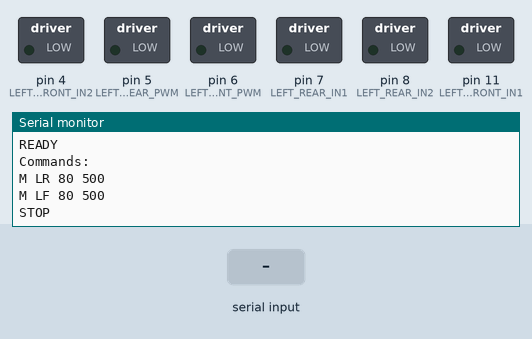
Simulated run of this sketch. Board: Arduino Uno, built with avr-gcc and run on an emulated ATmega328P. Shown: switched loads named in the sketch (green lamp = pin HIGH), the last lines printed to the serial monitor. Inputs (shaded band) come from the test bench.

Above: at 1.2 s.
1.3 s: "STOP 1\n" received over Serial
At 1.7 s:
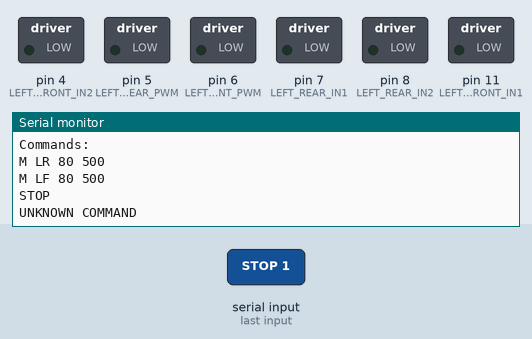
2.8 s: "STOP\n" received over Serial
At 4.0 s:
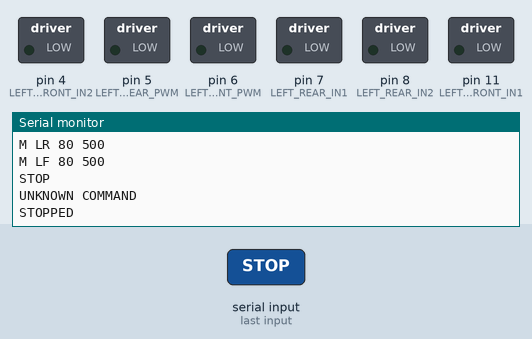
4.3 s: "M 90\n" received over Serial
At 5.2 s:
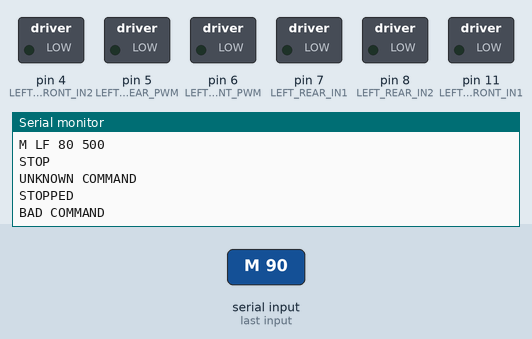

The sketch:

left_motor_diagnostic.ino
```cpp
// left_motor_diagnostic.ino
// Test only TB6612 #1 left motors.
//
// SAFETY:
// - Lift the wheels before testing.
// - Do not test on the floor.
// - Start with low PWM.
// - Send STOP if anything behaves unexpectedly.

const int LEFT_REAR_PWM = 5;   // TB6612 #1 PWMA
const int LEFT_REAR_IN1 = 7;   // TB6612 #1 AIN1
const int LEFT_REAR_IN2 = 8;   // TB6612 #1 AIN2

const int LEFT_FRONT_PWM = 6;  // TB6612 #1 PWMB
const int LEFT_FRONT_IN1 = 11; // TB6612 #1 BIN1
const int LEFT_FRONT_IN2 = 4;  // TB6612 #1 BIN2

const int MAX_PWM = 120;

unsigned long lastCmdTime = 0;
const unsigned long CMD_TIMEOUT_MS = 1000;

void setup() {
  Serial.begin(115200);

  pinMode(LEFT_REAR_PWM, OUTPUT);
  pinMode(LEFT_REAR_IN1, OUTPUT);
  pinMode(LEFT_REAR_IN2, OUTPUT);

  pinMode(LEFT_FRONT_PWM, OUTPUT);
  pinMode(LEFT_FRONT_IN1, OUTPUT);
  pinMode(LEFT_FRONT_IN2, OUTPUT);

  stopAllMotors();

  Serial.println("READY");
  Serial.println("Commands:");
  Serial.println("M LR 80 500");
  Serial.println("M LF 80 500");
  Serial.println("STOP");

  lastCmdTime = millis();
}

void loop() {
  if (Serial.available()) {
    String line = Serial.readStringUntil('\n');
    line.trim();

    if (line.length() > 0) {
      handleCommand(line);
      lastCmdTime = millis();
    }
  }

  if (millis() - lastCmdTime > CMD_TIMEOUT_MS) {
    stopAllMotors();
  }
}

void handleCommand(String line) {
  if (line == "STOP") {
    stopAllMotors();
    Serial.println("STOPPED");
    return;
  }

  if (!line.startsWith("M ")) {
    Serial.println("UNKNOWN COMMAND");
    return;
  }

  int s1 = line.indexOf(' ');
  int s2 = line.indexOf(' ', s1 + 1);
  int s3 = line.indexOf(' ', s2 + 1);

  if (s1 < 0 || s2 < 0 || s3 < 0) {
    Serial.println("BAD COMMAND");
    return;
  }

  String wheel = line.substring(s1 + 1, s2);
  int pwm = line.substring(s2 + 1, s3).toInt();
  int durationMs = line.substring(s3 + 1).toInt();

  pwm = constrain(pwm, -MAX_PWM, MAX_PWM);
  durationMs = constrain(durationMs, 0, 2000);

  Serial.print("RUN ");
  Serial.print(wheel);
  Serial.print(" pwm=");
  Serial.print(pwm);
  Serial.print(" duration=");
  Serial.println(durationMs);

  if (wheel == "LR") {
    setMotor(LEFT_REAR_PWM, LEFT_REAR_IN1, LEFT_REAR_IN2, pwm);
  } else if (wheel == "LF") {
    setMotor(LEFT_FRONT_PWM, LEFT_FRONT_IN1, LEFT_FRONT_IN2, pwm);
  } else {
    Serial.println("UNKNOWN WHEEL");
    return;
  }

  delay(durationMs);
  stopAllMotors();
  Serial.println("STOPPED");
}

void setMotor(int pwmPin, int in1, int in2, int pwmValue) {
  pwmValue = constrain(pwmValue, -MAX_PWM, MAX_PWM);

  if (pwmValue > 0) {
    digitalWrite(in1, HIGH);
    digitalWrite(in2, LOW);
    analogWrite(pwmPin, pwmValue);
  } else if (pwmValue < 0) {
    digitalWrite(in1, LOW);
    digitalWrite(in2, HIGH);
    analogWrite(pwmPin, -pwmValue);
  } else {
    digitalWrite(in1, LOW);
    digitalWrite(in2, LOW);
    analogWrite(pwmPin, 0);
  }
}

void stopAllMotors() {
  setMotor(LEFT_REAR_PWM, LEFT_REAR_IN1, LEFT_REAR_IN2, 0);
  setMotor(LEFT_FRONT_PWM, LEFT_FRONT_IN1, LEFT_FRONT_IN2, 0);
}
```

Measured:
- after the input at 1.3 s, the serial monitor: prints a new line at once (image 1)
- after the input at 2.8 s, the serial monitor: prints a new line at once (image 2)
- after the input at 4.3 s, the serial monitor: prints a new line at once (image 3)
